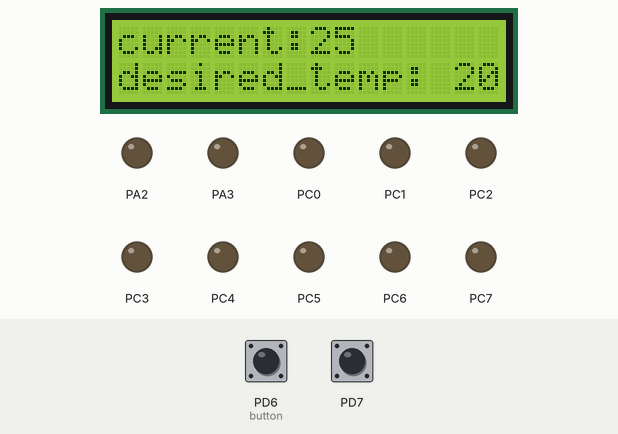
Simulated run of this program. Board: ATmega32, built with avr-gcc and emulated at 8 MHz. Parts: 16×2 character LCD, output pins drawn as LEDs (lit = HIGH). Wiring (inferred from the names in the program): character LCD (HD44780): RS PA0; E PA1; data PA4, PA5, PA6, PA7. The test bench sets the inputs (shaded band); at power-on: PD6 (button) HIGH, PD7 HIGH. Random numbers use the default seed unless the program sets one; pins used as bus, display or sensor lines are not drawn.

Above: at 8.9 s.
9.0 s: PD6 (button) pulled LOW for 3 s
At 13.6 s:
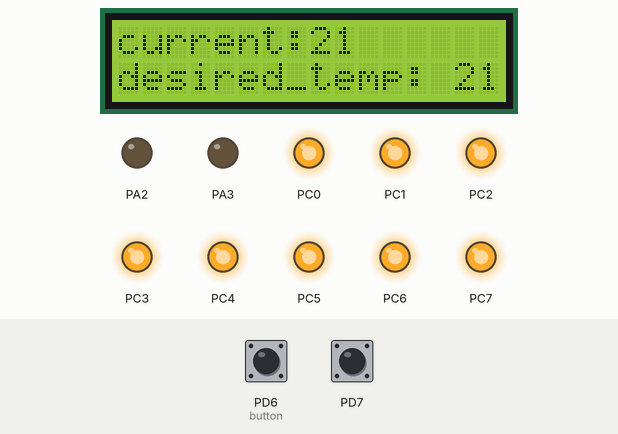
16.8 s: PD7 pulled LOW for 3 s
At 18.0 s:
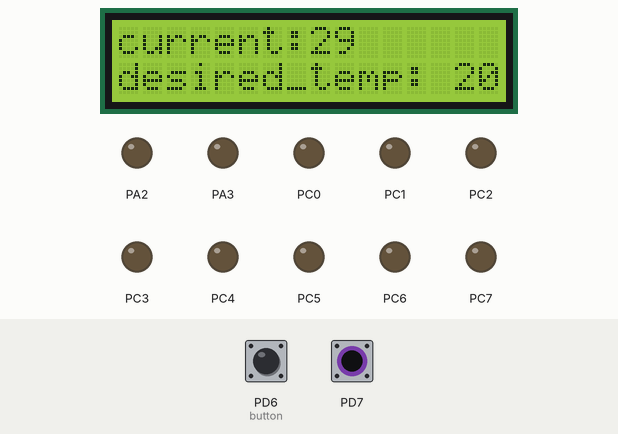
23.9 s: PD6 (button) pulled LOW for 3 s
At 26.9 s:
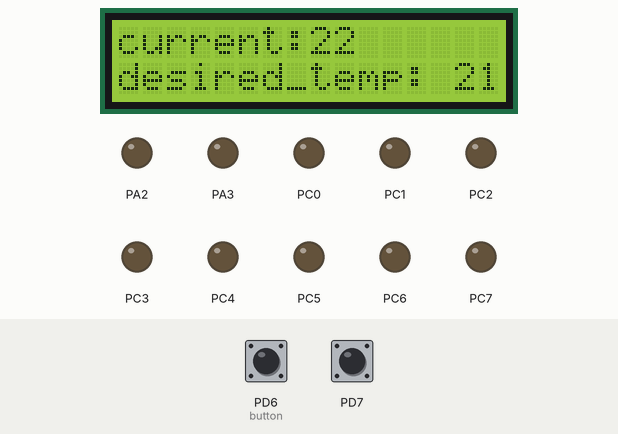
30.1 s: PD7 pulled LOW for 3 s
At 33.6 s:
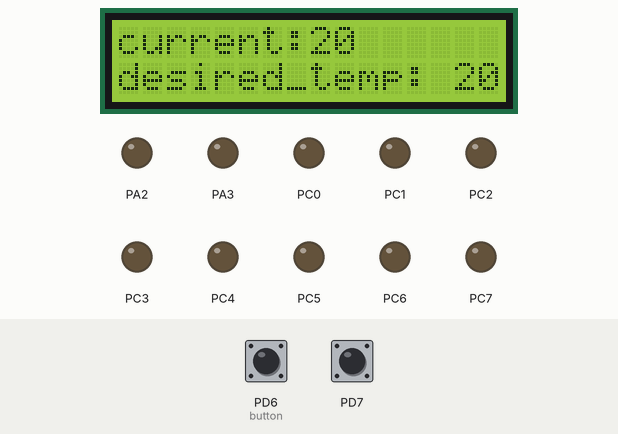
36.2 s: PD6 (button) pulled LOW for 3 s
At 40.3 s:
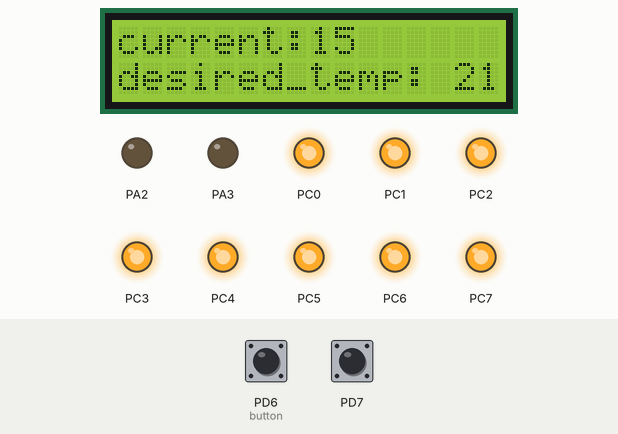
42.3 s: PD7 pulled LOW for 3 s
At 45.8 s:
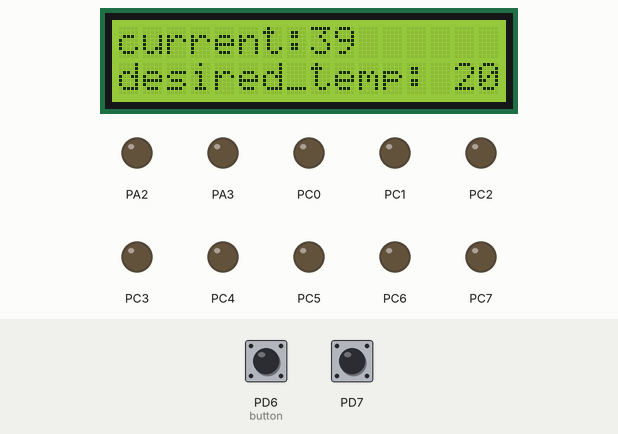
Timing chart, 0 to 47.3 s (numbered marks = the images above; inputs shaded):
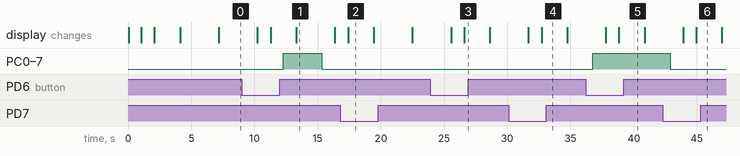

The program:

main.c
```c
/*
 * thermostat.c
 *
 * Created: 01-06-2023 23:07:19
 * Author : Hp
 */

#include <avr/io.h>
#include <avr/sfr_defs.h>
#include <stdio.h>
#include <util/delay.h>
#include <time.h>
#include "LCD16x2_4bit.h"

void temp_control(int desired_temp,int current_temp)
{
	float kp =3;//assuming for proportional controll;
	float kd=0;// can implement pid controll algortith for temp control
	float ki=0;
	if(desired_temp<current_temp)
	{
		PORTC=0x00;//ensure that heater is off
		int error=current_temp-desired_temp;
		PORTB = 0x0A;
					/* Else rotate DC motor Anticlockwise */
		//OCR0 = (error*kp);	/* Read ADC and map it into 0-255 to write in OCR0 register */
	}
	else if(desired_temp>current_temp)
	{
		int error= desired_temp-current_temp;
		PORTC=0xff;//turn the relay on
	}
	else
	{
		PORTC=0x00;
	}

}

void disp_num(int numb)            //displays number on LCD
{
	unsigned char UnitDigit  = 0;  //It will contain unit digit of numb
	unsigned char TenthDigit = 0;  //It will contain 10th position digit of numb

	if(numb<0)    {
		numb = -1*numb;          // Make number positive
		LCD_Char('-');   // Display a negative sign on LCD
	}
	TenthDigit = (numb/10);                    // Find out Tenth Digit

	if( TenthDigit != 0)                    // If it is zero, then don't display
	LCD_Char(TenthDigit+0x30);    // Make Char of TenthDigit and then display it on LCD
	UnitDigit = numb - TenthDigit*10;
	LCD_Char(UnitDigit+0x30);    // Make Char of UnitDigit and then display it on LCD
}


float simulated_temperature(float min_change, float max_change,float current_temperature)
{
	float change = ((float)rand() / RAND_MAX) * (max_change - min_change) + min_change;
	return current_temperature + change;
}
void main(void)
{
	DDRC=0xff;
	DDRD=0x00;
	PORTD=0xff;//ENABLE PULL UP
	float Tmax=40;
	float Tmin =10;
	float min_change = -5;
	float max_change = +5;
	srand(time(NULL));
	LCD_Init();
	int c = 20;
	DDRA = 0xFF;
	//TCNT0 = 0;			/* Set timer0 count zero */
	//TCCR0 = (1<<WGM00)|(1<<WGM01)|(1<<COM01)|(1<<CS00)|(1<<CS01);/* Set Fast PWM with Fosc/64 Timer0 clock */
    /* Replace with your application code */
    while (1)
    {
		float current_temp = ((float)rand() / RAND_MAX) * (Tmax - Tmin) + Tmin;
		float sensor1_temp=simulated_temperature(min_change,max_change,current_temp);
		float sensor2_temp=simulated_temperature(min_change,max_change,current_temp);
		float avg_temp=(sensor1_temp+sensor2_temp)/2;
		int temp = (int)avg_temp;
		LCD_String_xy(1,0,"current:");
		_delay_ms(1000);
		disp_num(temp);
		_delay_ms(1000);
		if (bit_is_clear(PIND,6))  //when button one  is pressed
		{
			if(c<40)
			{
				c++;
			}
			else
			{
				c=0;
			}
		}

		if (bit_is_clear(PIND,7))  // when button 2  is pressed
		{
			if (c>20)
			{
				c--; // increment integer  d  by one if its less than 21
			}
			else
			{
				c=20;
			}
		}

		LCD_Command(0xC0);
		LCD_String_xy(2,0,"desired_temp: ");
		disp_num(c);
		_delay_ms(1000);
		temp_control(c,temp);
    }
}
```

LCD16x2_4bit.c
```c
#include "LCD16x2_4bit.h"
void LCD_Command(unsigned char cmnd)
{
	LCD_DPRT = (LCD_DPRT & 0x0f)|(cmnd & 0xf0);		/* SEND COMMAND TO DATA PORT */
	LCD_DPRT &= ~ (1<<LCD_RS);						/* RS = 0 FOR COMMAND */
	LCD_DPRT |= (1<<LCD_EN);						/* EN = 1 FOR H TO L PULSE */
	_delay_us(1);									/* WAIT FOR MAKE ENABLE WIDE */
	LCD_DPRT &= ~(1<<LCD_EN);						/* EN = 0 FOR H TO L PULSE */
	_delay_us(100);									/* WAIT FOR MAKE ENABLE WIDE */

	LCD_DPRT = (LCD_DPRT & 0x0f)|(cmnd << 4);		/* SEND COMMAND TO DATA PORT */
	LCD_DPRT |= (1<<LCD_EN);						/* EN = 1 FOR H TO L PULSE */
	_delay_us(1);									/* WAIT FOR MAKE ENABLE WIDE */
	LCD_DPRT &= ~(1<<LCD_EN);						/* EN = 0 FOR H TO L PULSE */
	_delay_us(2000);								/* WAIT FOR MAKE ENABLE WIDE */
}

void LCD_Char(unsigned char data)
{
	LCD_DPRT = (LCD_DPRT & 0x0f)|(data & 0xf0);		/* SEND DATA TO DATA PORT */
	LCD_DPRT |= (1<<LCD_RS);						/* MAKE RS = 1 FOR DATA */
	LCD_DPRT |= (1<<LCD_EN);						/* EN=0 FOR H TO L PULSE */
	_delay_us(1);									/* WAIT FOR MAKE ENABLE WIDE */
	LCD_DPRT &= ~(1<<LCD_EN);						/* EN = 0 FOR H TO L PULSE */
	_delay_us(100);									/* WAIT FOR MAKE ENABLE WIDE */

	LCD_DPRT = (LCD_DPRT & 0x0f)|(data << 4);		/*  */
	LCD_DPRT |= (1<<LCD_EN);						/* EN=0 FOR H TO L PULSE*/
	_delay_us(1);									/* WAIT FOR MAKE ENABLE WIDE*/
	LCD_DPRT &= ~(1<<LCD_EN);						/* EN = 0 FOR H TO L PULSE*/
	_delay_us(2000);								/* WAIT FOR MAKE ENABLE WIDE*/
}

void LCD_Init()
{
	LCD_DDDR = 0xFF;
	_delay_ms(20);									/* WAIT FOR SOME TIME */
	LCD_Command(0x02);								/* SEND $32 FOR INIT OT 0X02 */
	LCD_Command(0x28);								/* INIT. LCD 2 LINE, 5 X 7 MATRIX */
	LCD_Command(0x0C);								/* DISPLAY ON CURSOR ON */
	LCD_Command(0x01);								/* LCD CLEAR */
	LCD_Command(0x82);								/* SHIFT CURSOR TO WRITE */
}

void LCD_String_xy(unsigned char row, unsigned char pos, char *str)
{
	if (row == 1)
		LCD_Command((pos & 0x0F)|0x80);				/* Command of first row and required position<16 */
	else if (row == 2)
		LCD_Command((pos & 0x0F)|0xC0);				/* Command of Second row and required position<16 */

	LCD_String(str);								/* Call LCD string function */
}

void LCD_String(char *str)
{
	int i;
	for(i=0;str[i]!=0;i++)							/* Send each char of string till the NULL */
	{
		LCD_Char (str[i]);							/* Call LCD data write */
	}
}

void lcd_clear()
{
	LCD_Command(0x01);
	_delay_ms(3);
	LCD_Command(0x80);
}
```

LCD16x2_4bit.h
```c
#ifndef LCD16X2_4BIT_H_
#define LCD16X2_4BIT_H_
#define  F_CPU 8000000UL
#include <avr/io.h>
#include <util/delay.h>
#define LCD_DPRT PORTA
#define LCD_DDDR DDRA
#define LCD_RS 0
#define LCD_EN 1

void LCD_Command(unsigned char cmnd);
void LCD_Char(unsigned char data);
void LCD_Init();
void LCD_String_xy(unsigned char, unsigned char, char *);
void LCD_String(char *str);
void LCD_Clear();


#endif /* LCD16X2_4BIT_H_ */
```

Measured:
- what the display in image 1 shows lasts 3.1 s, from 13.3 s to 16.4 s
- what the display in image 2 shows lasts 2.0 s, from 17.4 s to 19.4 s
